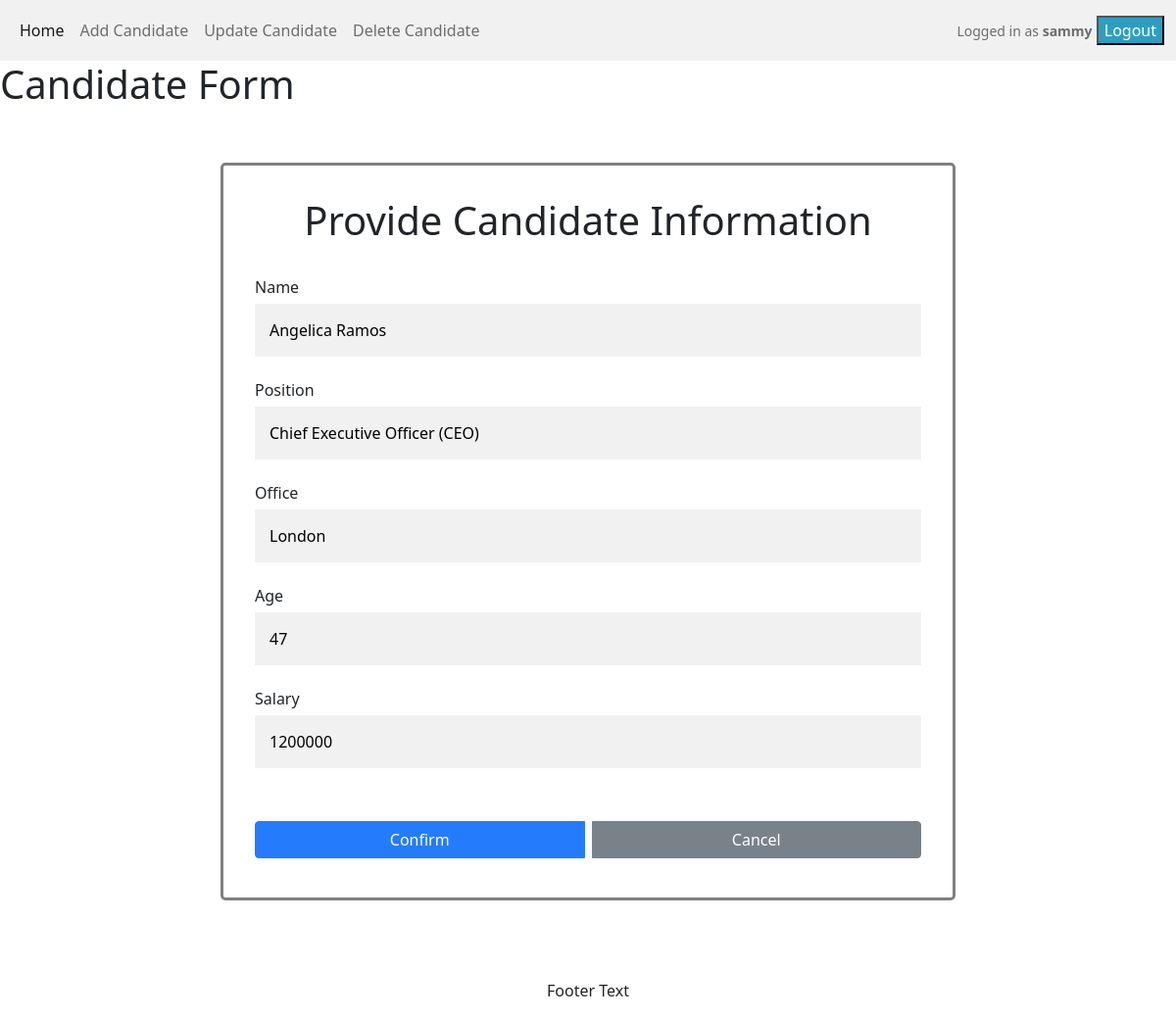
The app's page /candidate-update/c147bae2-a55c-42eb-b793-1ef4b6c3c71f/ (signed in) with its own data.
### users/models.py (models this page shows, shortened)
class Candidate(models.Model):
    user     = models.ForeignKey(User,on_delete=models.SET_NULL,blank=True,null=True)
    name     =  models.CharField(max_length=200)
    position =  models.CharField(max_length=200,null=True,blank=True)
    office   =  models.CharField(max_length=200,null=True,blank=True)
    age      =  models.IntegerField(null=True,blank=True)
    salary   =  models.IntegerField(null=True,blank=True)
    created  =  models.DateTimeField(auto_now_add=True)
    id       =  models.UUIDField(default=uuid.uuid4,unique=True,primary_key=True,editable=False)

### users/views.py (the view)
# urls.py: path('candidate-update/<str:pk>/', views.updateCandidate, name='candidate-update'),
@login_required(login_url='login')
def updateCandidate(request,pk):
    candidate = Candidate.objects.get(id=pk)
    form = CandidateForm(instance=candidate)
    if request.method == 'POST':
        form = CandidateForm(request.POST,instance=candidate)
        if form.is_valid():
            form.save()
            messages.info(request,"Candidate information updated succesfully")
            return redirect('candidates')
    context = {'form':form}
    return render(request,'users/candidate_form.html',context)

### users/forms.py
class CandidateForm(ModelForm):
    class Meta:
        model = Candidate
        fields = '__all__'
        exclude = ('user',)
        labels = {'name':'Name','position':'Position',
        'office':'Office','age':'Age','created':'Start Date','salary':'Salary'}

### users/templates/users/candidate_form.html (shortened to what this page needs)
{% extends 'main.html' %}
{% block content %}
<div class="row">
    <div class="col">
        <h1>Candidate Form</h1>
    </div>
</div>
<div class="container">
    <div class="row">
        <div class="col">
            <h1 style="text-align: center;">Provide Candidate Information</h1>
        <br>
        </div>
    </div>
    <form action="" method="post">
        {% for item in form %}
        <div class="row">
            <div class="col">
                {{item.label}}
                {{item}}
            </div>
        </div>
            {% endfor %}
            <br>
            <div class=" row">
                <div class="col">
                    <div class="btn-group gap-2 col-12 ">
                        <button type="submit" class="btn btn-primary">Confirm</button>
                        <button type="button" class="btn btn-secondary"> <a href="{% url 'candidates' %}" style="text-decoration: none; color: white;">Cancel</a></button>
                    </div>
                </div>
            </div>
    </form>
</div>
{% endblock content %}

### templates/navbar.html
<nav class="navbar navbar-expand-lg navbar-light " style="background-color: #f1f1f1;">
    <div class="container-fluid">
      <div class="collapse navbar-collapse" id="navbarText">
        <ul class="navbar-nav me-auto mb-2 mb-lg-0">
          <li class="nav-item">
            <a class="nav-link active" aria-current="page" href="{% url 'candidates' %}">Home</a>
          </li>
          <li class="nav-item">
            <a class="nav-link" href="{% url 'candidate-add' %}">Add Candidate</a>
          </li>
          <li class="nav-item">
            <a class="nav-link" href="#">Update Candidate</a>
          </li>
          <li class="nav-item">
            <a class="nav-link" href="#">Delete Candidate</a>
          </li>
        </ul>
        <span class="navbar-text">
            {% if request.user.is_authenticated %}
            <small>Logged in as <b>{{ request.user.username }}</b></small>
                <a href="{% url 'logout' %}"><input type="button" value="Logout" style="background-color: rgb(46, 158, 192);color: white;"></a>
            {% else %}
                <a href="{% url 'login' %}"><input type="button" value="Login" style="background-color: rgb(46, 158, 192);color: white;"></a>
            {% endif %}
        </span>
      </div>
    </div>
  </nav>

### static/styles/style.css (style rules this page uses)
* { box-sizing: border-box }
input[type=text], input[type=password],input[type=email], input[type=number] { width: 100%; padding: 15px; margin: 5px 0 22px 0; display: inline-block; border: none; background: #f1f1f1; }
button { background-color: rgb(46, 158, 192); color: white; padding: 14px 20px; margin: 8px 0; border: none; cursor: pointer; width: 100%; opacity: 0.9; }
.container { width: 750px; padding:2em 2em 2em 2em; margin-top:3em; margin-bottom:5em; border-style: solid; border-color: grey; border-width: 3px; border-radius: 5px; }

### records on screen
Candidate: form "Angelica Ramos" "Chief Executive Officer (CEO)" "London" "47" "1200000"

### other values on screen
{{ request.user.username }} "sammy"
{{ item.label }} "Name" "Position" "Office" "Age" "Salary"
